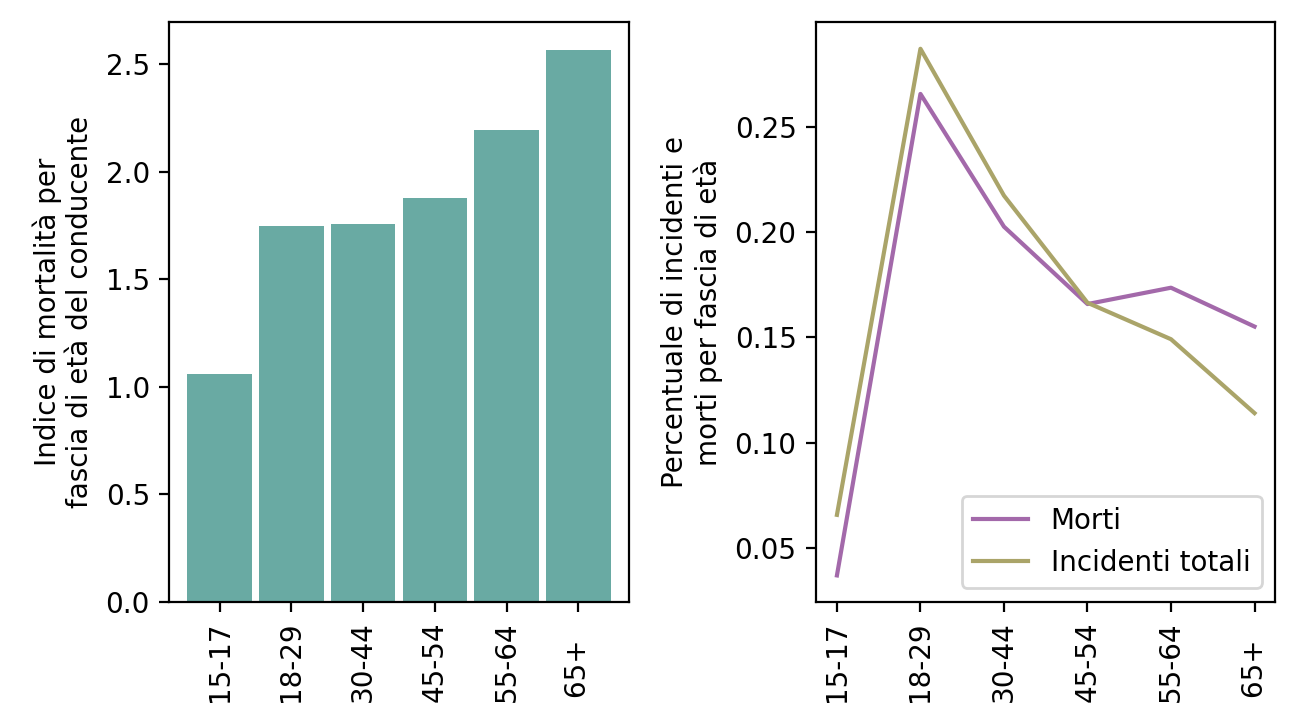

This chart was generated by the following Python code:

import pandas as pd
import matplotlib.pyplot as plt
import numpy as np

data = pd.read_csv("dataset/incidenti/incidenti_2018.txt", sep='\t')

incidenti_per_eta = data['veicolo__a___et__conducente'].value_counts().sort_index()
incidenti_per_eta = incidenti_per_eta.drop('n.i. ')
incidenti_per_eta = incidenti_per_eta.drop('     ')
incidenti_per_eta = incidenti_per_eta.drop('10-14')
incidenti_per_eta = incidenti_per_eta.drop('6-9  ')
incidenti_per_eta = incidenti_per_eta.drop('0-5  ')

morti_per_eta = {}
for c in data['veicolo__a___et__conducente'].unique(): 
    morti_per_eta[c] = 0

for row in data.iterrows(): 
    morti_per_eta[row[1]['veicolo__a___et__conducente']] += row[1]['morti_entro_24_ore'] + row[1]['morti_entro_30_giorni']

morti_per_eta = pd.Series(morti_per_eta).sort_index()
morti_per_eta = morti_per_eta.drop('n.i. ')
morti_per_eta = morti_per_eta.drop('     ')
morti_per_eta = morti_per_eta.drop('10-14')
morti_per_eta = morti_per_eta.drop('6-9  ')
morti_per_eta = morti_per_eta.drop('0-5  ')

perc_fascia = np.array( [3.1, 2.8+4+5.3, 19, 18.2, 7.3+6.4, 19.3]) / 100

incidenti_per_eta = incidenti_per_eta / perc_fascia
morti_per_eta = morti_per_eta / perc_fascia

indice_mortalita = morti_per_eta * 100 / incidenti_per_eta

plt.subplot(1,2,1)
indice_mortalita.plot.bar(width=0.9, color='#69aaa3')
plt.ylabel("Indice di mortalità per\nfascia di età del conducente")
plt.tight_layout()
plt.subplot(1,2,2)
morti_per_eta = morti_per_eta / morti_per_eta.sum()
incidenti_per_eta = incidenti_per_eta / incidenti_per_eta.sum()
morti_per_eta.plot(color='#a369aa', label='Morti')
incidenti_per_eta.plot(color='#aaa469', label='Incidenti totali')
plt.xticks(rotation=90)
plt.legend()
plt.ylabel("Percentuale di incidenti e\nmorti per fascia di età")
plt.tight_layout()
plt.show()
